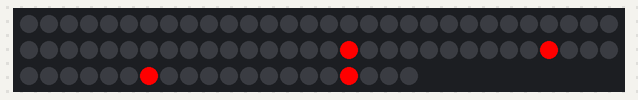
A program run on a simulated ESP8266 (Wemos D1 mini). Shown: 80 RGB LEDs in strip order, left to right, continuing on the next row. The local clock reads 2024-03-15 10:24:30 at power-on unless the program sets it; what the program prints to the serial monitor is not drawn.

Above: at 0.1 s.
At 3.9 s:
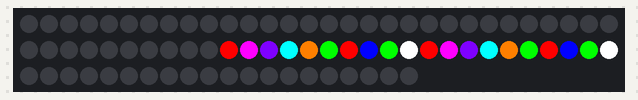

The program:

main.cpp
```cpp
#include "classes.h"
#include "NTP.h"

#define colorSaturation 255 // 0-255 (0 = off, 255 = full brightness)

NeoPixelBus<NeoGrbFeature, NeoWs2812xMethod> strip(PixelCount);

RgbColor red(colorSaturation, 0, 0);
RgbColor green(0, colorSaturation, 0);
RgbColor blue(0, 0, colorSaturation);
RgbColor yellow(colorSaturation, colorSaturation, 0);
RgbColor magenta(colorSaturation, 0, colorSaturation);
RgbColor cyan(0, colorSaturation, colorSaturation);
RgbColor orange(colorSaturation, colorSaturation / 2, 0);
RgbColor purple(colorSaturation / 2, 0, colorSaturation);
RgbColor white(colorSaturation);
RgbColor black(0);

HslColor hslRed(red);
HslColor hslGreen(green);
HslColor hslBlue(blue);
HslColor hslWhite(white);
HslColor hslBlack(black);

// put variable declarations here:
Digit digit1(0);
Digit digit2(1);
Digit digit3(2);
Digit digit4(3);

void setup()
{
  Serial.begin(115200);
  while (!Serial)
    ; // wait for serial attach

  Serial.println();
  Serial.println("Initializing...");
  Serial.flush();

  // this resets all the neopixels to an off state
  strip.Begin();
  strip.Show();

  Serial.println();
  Serial.println("Running...");
}

void loop()
{
  Serial.println("Setting Digits");

  RgbColor colors[] = {red, green, blue, white, magenta, cyan, orange, purple};
  int numColors = sizeof(colors) / sizeof(colors[0]);
  int colorIndex = 0;

  for (int i = 0; i < 10; i++)
  {
    digit4.setColor(colors[colorIndex]);
    digit3.setColor(colors[colorIndex]);
    colorIndex = (colorIndex + 1) % numColors;
    digit4.setNumber(i);
    digit3.setNumber(i);
    strip.Show();
    delay(200);
    digit4.setColor(black);
    digit3.setColor(black);
    digit4.setNumber(i);
    digit4.setNumber(i);
    strip.Show();
    delay(200);
  }

  getNTPtime(10);
  showTime(timeinfo);
  delay(2000);
}
```

NTP.cpp
```cpp
#include "NTP.h"

void NTP_setup()
{
    Serial.begin(115200);
    Serial.println("\n\nNTP Time Test\n");
    WiFi.begin(ssid, password);

    int counter = 0;
    while (WiFi.status() != WL_CONNECTED)
    {
        delay(200);
        if (++counter > 100)
            ESP.restart();
        Serial.print(".");
    }
    Serial.println("\n\nWiFi connected\n\n");

    configTime(0, 0, NTP_SERVER);
    // See https://github.com/nayarsystems/posix_tz_db/blob/master/zones.csv for Timezone codes for your region
    setenv("TZ", TZ_INFO, 1);

    if (getNTPtime(10))
    { // wait up to 10sec to sync
    }
    else
    {
        Serial.println("Time not set");
        ESP.restart();
    }
    showTime(timeinfo);
    lastNTPtime = time(&now);
    lastEntryTime = millis();
}

bool getNTPtime(int sec)
{

    {
        uint32_t start = millis();
        do
        {
            time(&now);
            localtime_r(&now, &timeinfo);
            Serial.print(".");
            delay(10);
        } while (((millis() - start) <= (unsigned long)(1000 * sec)) && (timeinfo.tm_year < (2016 - 1900)));
        if (timeinfo.tm_year <= (2016 - 1900))
        {
            return false; // the NTP call was not successful
        }
        Serial.print("now ");
        Serial.println(now);
        char time_output[30];
        strftime(time_output, 30, "%a  %d-%m-%y %T", localtime(&now));
        Serial.println(time_output);
        Serial.println();
    }
    return true;
}

// This function is obsolete because the time() function only calls the NTP server every hour. So you can always use getNTPtime()
// It can be deleted and only stays here for the video

/*
  void getTimeReducedTraffic(int sec) {
  tm *ptm;
  if ((millis() - lastEntryTime) < (1000 * sec)) {
    now = lastNTPtime + (int)(millis() - lastEntryTime) / 1000;
  } else {
    lastEntryTime = millis();
    lastNTPtime = time(&now);
    now = lastNTPtime;
    Serial.println("Get NTP time");
  }
  ptm = localtime(&now);
  timeinfo = *ptm;
  }
*/

void showTime(tm localTime)
{
    Serial.print(localTime.tm_mday);
    Serial.print('/');
    Serial.print(localTime.tm_mon + 1);
    Serial.print('/');
    Serial.print(localTime.tm_year - 100);
    Serial.print('-');
    Serial.print(localTime.tm_hour);
    Serial.print(':');
    Serial.print(localTime.tm_min);
    Serial.print(':');
    Serial.print(localTime.tm_sec);
    Serial.print(" Day of Week ");
    if (localTime.tm_wday == 0)
        Serial.println(7);
    else
        Serial.println(localTime.tm_wday);
}
```

NTP.h
```cpp
#ifndef NTP_H
#define NTP_H

/*
  This is an example file for using the time function in ESP8266 or ESP32 tu get NTP time
  It offers two functions:

  - getNTPtime(struct tm * info, uint32_t ms) where info is a structure which contains time
  information and ms is the time the service waits till it gets a response from NTP.
  Each time you cann this function it calls NTP over the net.

  If you do not want to call an NTP service every second, you can use
  - getTimeReducedTraffic(int ms) where ms is the the time between two physical NTP server calls. Betwwn these calls,
  the time structure is updated with the (inaccurate) timer. If you call NTP every few minutes you should be ok

  The time structure is called tm and has teh following values:

  Definition of struct tm:
  Member  Type  Meaning Range
  tm_sec  int seconds after the minute  0-61*
  tm_min  int minutes after the hour  0-59
  tm_hour int hours since midnight  0-23
  tm_mday int day of the month  1-31
  tm_mon  int months since January  0-11
  tm_year int years since 1900
  tm_wday int days since Sunday 0-6
  tm_yday int days since January 1  0-365
  tm_isdst  int Daylight Saving Time flag

  because the values are somhow akwardly defined, I introduce a function makeHumanreadable() where all values are adjusted according normal numbering.
  e.g. January is month 1 and not 0 And Sunday or monday is weekday 1 not 0 (according definition of MONDAYFIRST)

  Showtime is an example on how you can use the time in your sketch

  The functions are inspired by work of G6EJD ( https://www.youtube.com/channel/UCgtlqH_lkMdIa4jZLItcsTg )

*/

#ifdef ESP8266
#include <ESP8266WiFi.h>
#else
#include <WiFi.h>
#endif
#include <time.h>

const char *ssid = "Kebabhaus_5GHz";
const char *password = "1907eb1907";

const char *NTP_SERVER = "ch.pool.ntp.org";
const char *TZ_INFO = "CET-1CEST-2,M3.5.0/02:00:00,M10.5.0/03:00:00"; // enter your time zone (https://remotemonitoringsystems.ca/time-zone-abbreviations.php)

tm timeinfo;
time_t now;
unsigned long lastNTPtime;
unsigned long lastEntryTime;

void NTP_setup();
bool getNTPtime(int sec);
void showTime(tm localTime);

#endif
```

classes.cpp
```cpp
#include "classes.h"

Digit::Digit(int digit)
{
    _digit = digit;
}

void Digit::setNumber(int number)
{
    _number = number;

    switch (_number)
    {
    case (0):
        strip.SetPixelColor(6 + (_digit * 20), _color);
        strip.SetPixelColor(16 + (_digit * 20), _color);
        break;
    case (1):
        strip.SetPixelColor(5 + (_digit * 20), _color);
        strip.SetPixelColor(15 + (_digit * 20), _color);
        break;
    case (2):
        strip.SetPixelColor(7 + (_digit * 20), _color);
        strip.SetPixelColor(17 + (_digit * 20), _color);
        break;
    case (3):
        strip.SetPixelColor(9 + (_digit * 20), _color);
        strip.SetPixelColor(19 + (_digit * 20), _color);
        break;
    case (4):
        strip.SetPixelColor(1 + (_digit * 20), _color);
        strip.SetPixelColor(11 + (_digit * 20), _color);
        break;
    case (5):
        strip.SetPixelColor(3 + (_digit * 20), _color);
        strip.SetPixelColor(13 + (_digit * 20), _color);
        break;
    case (6):
        strip.SetPixelColor(4 + (_digit * 20), _color);
        strip.SetPixelColor(14 + (_digit * 20), _color);
        break;
    case (7):
        strip.SetPixelColor(2 + (_digit * 20), _color);
        strip.SetPixelColor(12 + (_digit * 20), _color);
        break;
    case (8):
        strip.SetPixelColor(0 + (_digit * 20), _color);
        strip.SetPixelColor(10 + (_digit * 20), _color);
        break;
    case (9):
        strip.SetPixelColor(8 + (_digit * 20), _color);
        strip.SetPixelColor(18 + (_digit * 20), _color);
        break;

    default:
        // Do Nothing
        break;
    }
}

void Digit::setColor(RgbColor color)
{
    _color = color;
}

int Digit::getNumber()
{
    return _number;
}

RgbColor Digit::getColor()
{
    return _color;
}
```

classes.h
```cpp
#ifndef CLASSES_H
#define CLASSES_H

#include <Arduino.h>
#include <NeoPixelBus.h>

const uint16_t PixelCount = 80; // this example assumes 4 pixels, making it smaller will cause a failure
extern NeoPixelBus<NeoGrbFeature, NeoWs2812xMethod> strip;

class Digit
{
private:
    //? ESP8266 uses GPIO3 due to DMA hardware use !!!!!!!!!!!!!!!!!!!!!!!!!!!!!!!!
    int _digit;
    RgbColor _color = RgbColor(0, 0, 0);
    int _number = 0;

public:
    Digit(int digit);
    void setNumber(int number);
    void setColor(RgbColor color);
    int getNumber();
    RgbColor getColor();
};

#endif
```
